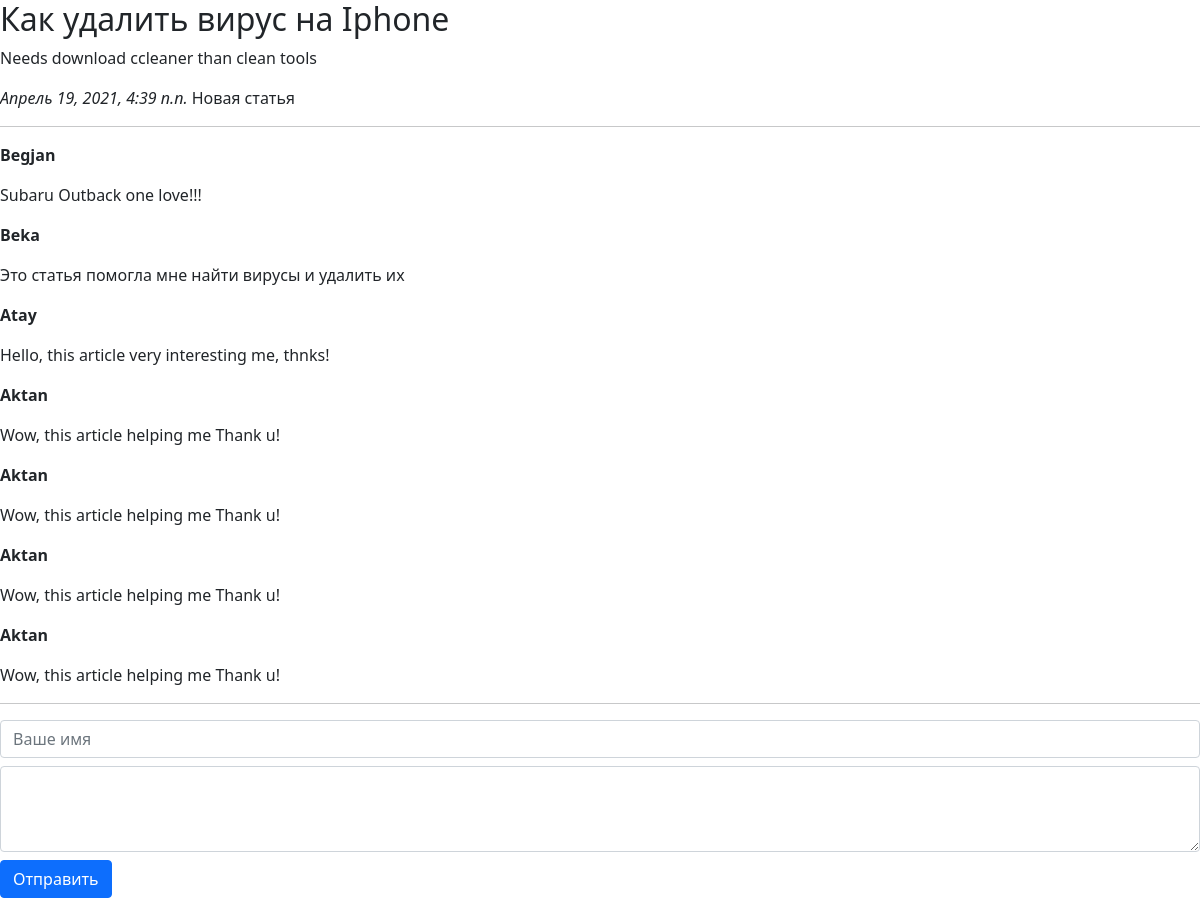
The app's page /polls/3/, older data.
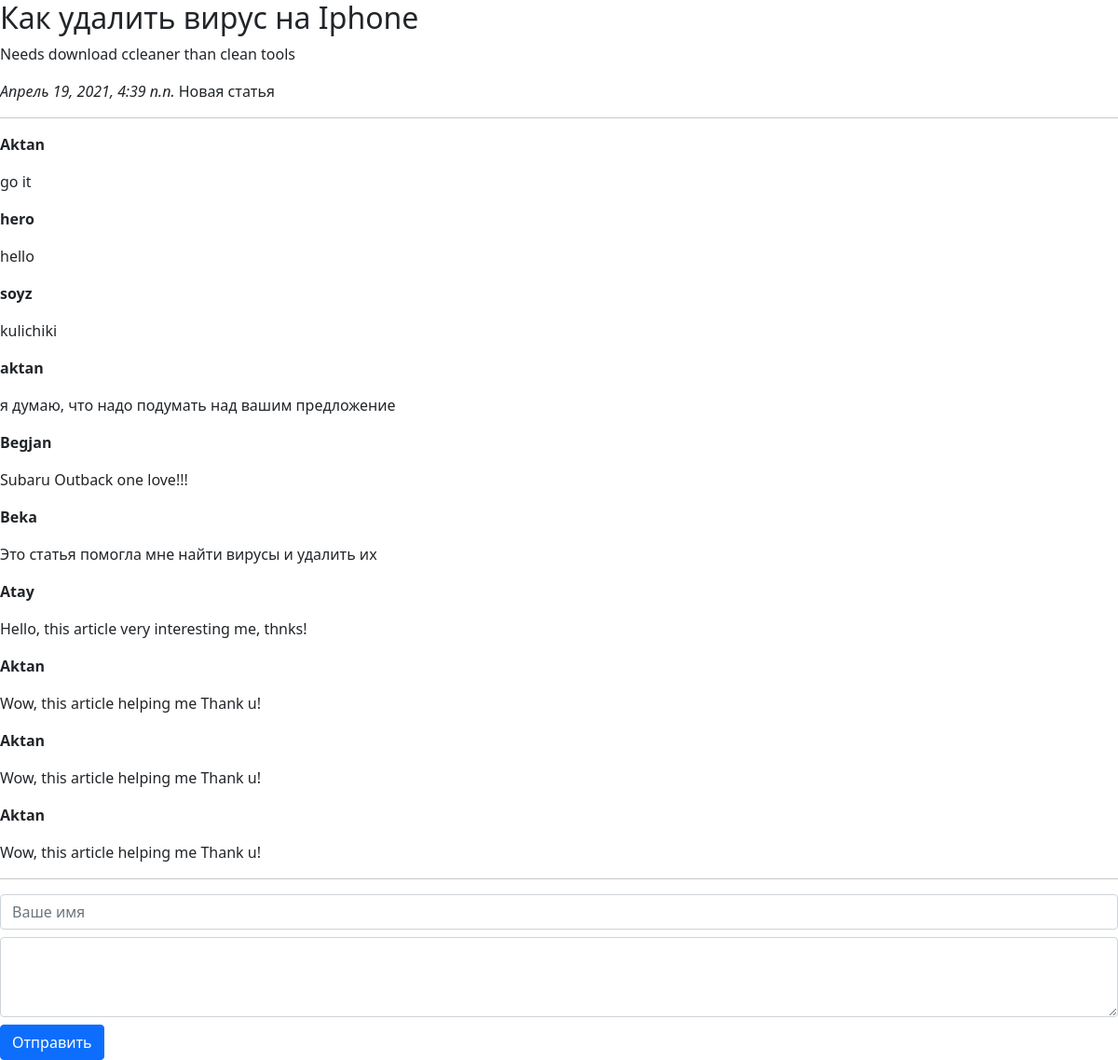
The same page, newer data.
### polls/models.py (models this page shows, shortened)
class Comment(models.Model):
    article = models.ForeignKey(Article, on_delete=models.CASCADE)
    auth_name = models.CharField('автор', max_length=50)
    comment_text = models.CharField('коментарий', max_length=200)
    class Meta:
        verbose_name = "Комментарий"
        verbose_name_plural = "Комментарии"

### polls/views.py (the view)
# urls.py: path('<int:article_id>/', views.detail, name='detail'),
def detail(request, article_id):
    try:
        a = Article.objects.get( id = article_id )
    except:
        raise Http404("Статья не найдена!")
    latest_comment_list = a.comment_set.order_by('-id')[:10]
    return render(request, 'polls/detail.html', {'article' : a, 'latest_comment_list':latest_comment_list})

### polls/models.py (called while the page is built)
    def was_published_recently(self):
        return self.pub_date >= (timezone.now() - datetime.timedelta(days = 7))

### templates/polls/detail.html (shortened to what this page needs)
{% extends 'base.html' %}
{% block content %}
    <h2>{{article.article_title}}</h2>
    <p>{{article.article_text}}</p>
    <em>{{article.pub_date}}</em>
    {% if article.was_published_recently %}
        Новая статья
    {% endif %}
    <hr>
    {% if latest_comment_list %}
        {% for c in latest_comment_list %}
            <p>
                <strong>{{c.auth_name}}</strong>
                <p>{{c.comment_text}}</p>
            </p>
        {% endfor %}
    {% else %}
    <div class="alert alert-warning" role="alert">
        Комментарии не найдены
    </div>
    {% endif %}
    <hr>
    <form action="{% url 'polls:leave_comment' article.id %}" method="POST">
        <div class="form-group">
            <input name="name" type="text" class="form-control mb-2 w-5" id="exampleFormControlInput1" placeholder="Ваше имя">
        </div>
        <div class="form-group">
            <textarea name="text" class="form-control mb-2" id="exampleFormControlTextarea1" rows="3"></textarea>
        </div>
        <button class="btn btn-primary" type="submit">Отправить</button>
    </form>
{% endblock %}

Row changes from the older to the newer data that the page shows:
no longer on this page (row unchanged): Comment: auth_name "Aktan", comment_text "Wow, this article helping me Thank u!"
added Comment: auth_name "Aktan", comment_text "go it"
added Comment: auth_name "hero", comment_text "hello"
added Comment: auth_name "soyz", comment_text "kulichiki"
added Comment: auth_name "aktan", comment_text "я думаю, что надо подумать над вашим предложение"
